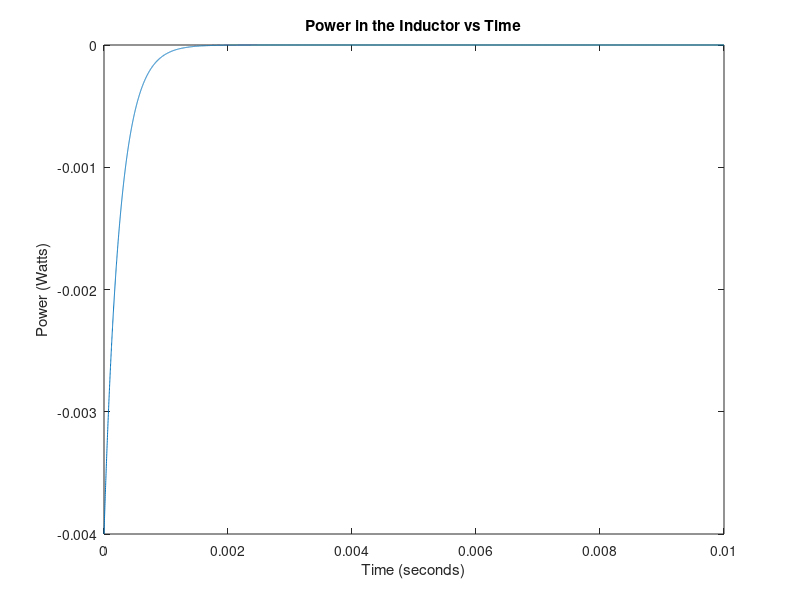

Write the MATLAB code that produced this figure.
t = 0:0.000001:0.01;
p = @(t) -0.004*exp(-4000.*t);

% I = 200 * exp(-2000.*t)
% L = 0.000005
% V = L .* diff(I)

plot(t, p(t))
xlabel("Time (seconds)");
ylabel("Power (Watts)");
title("Power in the Inductor vs Time");